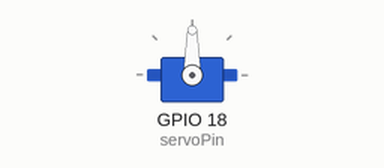
This sketch was run on a simulated ESP32. On the bench: servo. WiFi joins after 1.5 s; servers stay silent unless stated; what the sketch prints to the serial monitor is not drawn.

Above: at 1.55 s.
At 51.35 s:
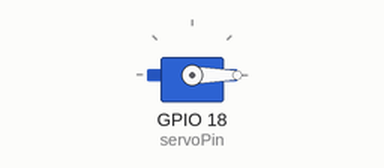
Timing chart, 0 to 66.5 s (numbered marks = the images above):
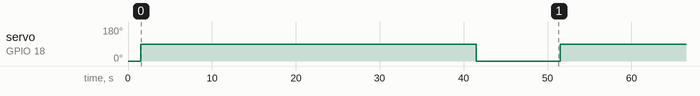

The sketch:

prkeo.ino
```cpp
#include <WiFi.h>
#include <ESP32Servo.h>
#include <WebServer.h>


const char* ssid = "MARI LUZ";
const char* password = "75010698";
WebServer server(80);
Servo servo;
int servoPin = 18;
int openPosition = 90;
int closedPosition = 0;

void setup() {
  Serial.begin(115200);
  WiFi.begin(ssid, password);
  Serial.print("Conectando a WiFi");
  while (WiFi.status() != WL_CONNECTED) {
    delay(500);
    Serial.print(".");
  }
  Serial.println("\nConectado a WiFi");
  Serial.println("IP: " + WiFi.localIP().toString());
  servo.attach(servoPin);
  servo.write(closedPosition);


  /*// Configurar ruta para manejar solicitudes POST
  server.on("/control-bar", HTTP_POST, []() {
    if (server.hasArg("lift")) {
      String lift = server.arg("lift");
      if (lift == "true") {
        levantarBarra();
        server.send(200, "text/plain", "Barra levantada");
      } else {
        server.send(200, "text/plain", "No se levanta la barra");
      }
    } else {
      server.send(400, "text/plain", "Falta el argumento 'lift'");
    }
  });

  server.begin();
}

void loop() {
  server.handleClient(); */
}
void loop() {
  if (WiFi.status() == WL_CONNECTED) { // Verificar si hay conexión
    levantarBarra();
  } else {
    Serial.println("WiFi no conectado");
  }

  delay(10000); // Esperar 10 segundos antes de la siguiente solicitud
}

void levantarBarra() {
  Serial.println("Levantando la barra...");
  servo.write(openPosition);
  delay(40000);
  servo.write(closedPosition);
  Serial.println("Bajando la barra...");
}
```

Measured:
- by itself, servo on GPIO 18 (servoPin): alternates 90° for 40.0 s and 0° for 10.0 s
